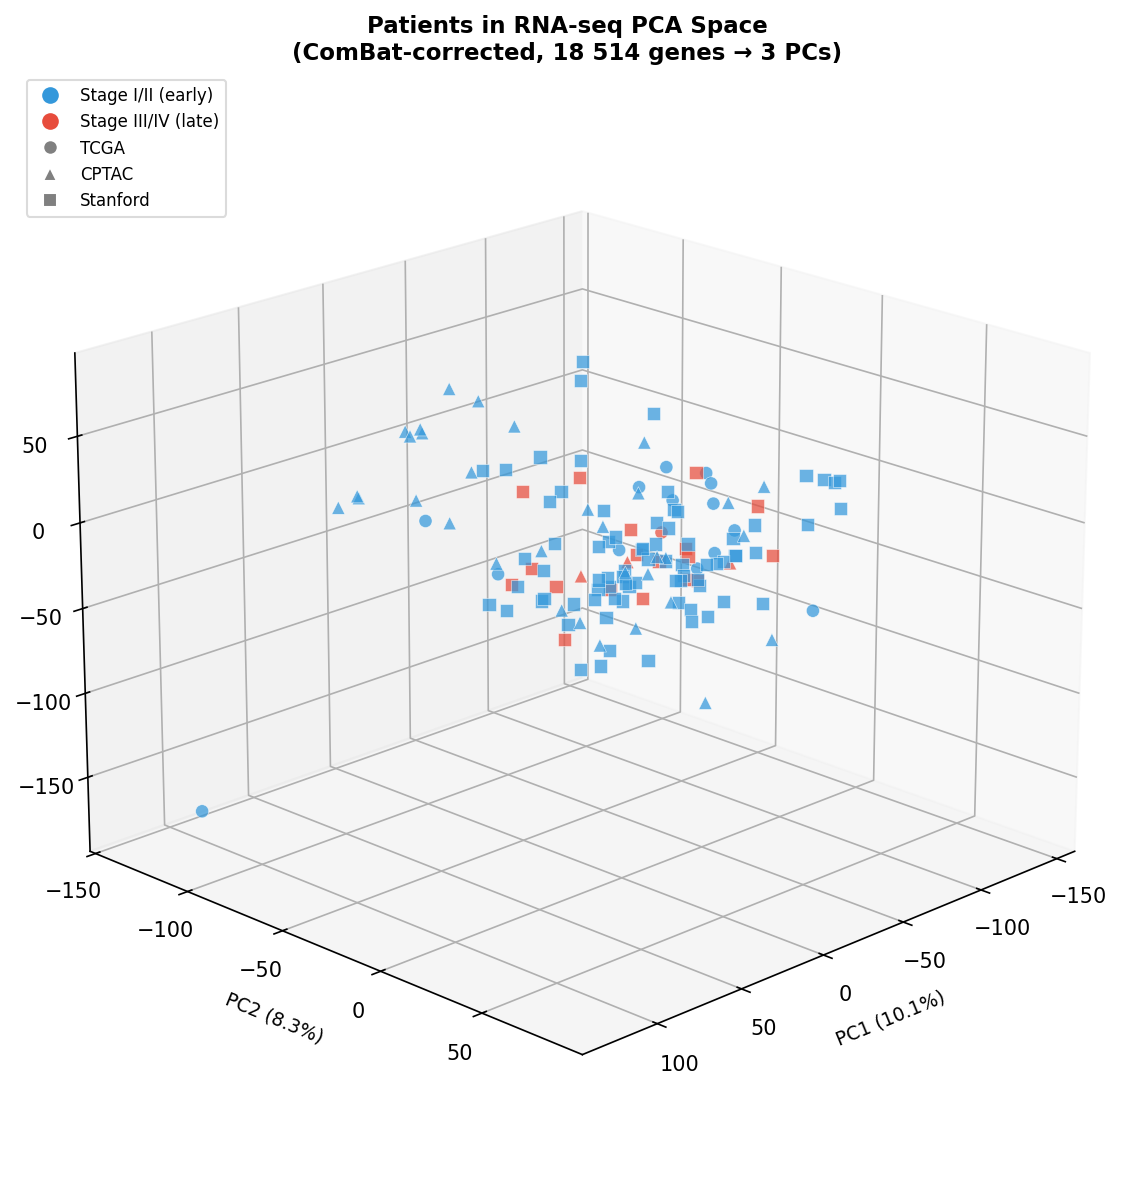

Write Python code to recreate this figure.
"""
3D PCA visualization of patients in genomic space, colored by LUAD staging label.

Shows whether RNA-seq expression alone partially separates early-stage (I/II)
from late-stage (III/IV) LUAD patients — the biological motivation for including
genomic embeddings in the multimodal model.

Outputs:
  genomic_3d_pca.png       — static 3D scatter (for paper)
  genomic_3d_pca.html      — interactive 3D scatter (for STS presentation)
"""

import numpy as np
import pandas as pd
import matplotlib
matplotlib.use("Agg")
import matplotlib.pyplot as plt
from mpl_toolkits.mplot3d import Axes3D          # noqa: F401
from sklearn.preprocessing import StandardScaler
from sklearn.decomposition import PCA

# ── Load data ─────────────────────────────────────────────────────────────────
X    = np.load("combat_corrected_matrix.npy")
pids = np.load("combat_patient_ids.npy", allow_pickle=True).tolist()

# Load staging labels from the real patient CSV
df = pd.read_csv("real_patient_data.csv")
# One label per patient (first slice row is enough)
patient_labels = (
    df.drop_duplicates(subset="patient_id")
      .set_index("patient_id")["has_condition"]
)

labels = np.array([patient_labels.get(p, np.nan) for p in pids])
valid  = ~np.isnan(labels)
X_v    = X[valid]
labels_v = labels[valid].astype(int)
pids_v   = [p for p, ok in zip(pids, valid) if ok]

print(f"Patients with labels: {valid.sum()}  "
      f"(Stage III/IV: {labels_v.sum()}, Stage I/II: {(labels_v==0).sum()})")

# ── PCA ───────────────────────────────────────────────────────────────────────
scaler = StandardScaler()
X_scaled = scaler.fit_transform(X_v)
pca = PCA(n_components=3, random_state=42)
coords = pca.fit_transform(X_scaled)
var = pca.explained_variance_ratio_ * 100
print(f"PC1={var[0]:.1f}%  PC2={var[1]:.1f}%  PC3={var[2]:.1f}%")

# ── Static matplotlib 3D scatter ──────────────────────────────────────────────
COLORS = {0: "#3498db", 1: "#e74c3c"}   # blue=early, red=late
STAGE  = {0: "Stage I/II (early)",  1: "Stage III/IV (late)"}
COHORT_MARKERS = {}   # filled in below

# Detect cohort from patient_id prefix for marker shape
def cohort(pid):
    if pid.startswith("TCGA"):   return "TCGA"
    if pid.startswith("C3"):     return "CPTAC"
    return "Stanford"

cohorts  = np.array([cohort(p) for p in pids_v])
markers  = {"TCGA": "o", "CPTAC": "^", "Stanford": "s"}

fig = plt.figure(figsize=(10, 8))
ax  = fig.add_subplot(111, projection="3d")

for lbl in [0, 1]:
    for coh, mk in markers.items():
        mask = (labels_v == lbl) & (cohorts == coh)
        if mask.sum() == 0:
            continue
        ax.scatter(
            coords[mask, 0], coords[mask, 1], coords[mask, 2],
            c=COLORS[lbl], marker=mk, s=40, alpha=0.72,
            edgecolors="white", linewidth=0.3,
            label=f"{STAGE[lbl]} · {coh}" if coh == "TCGA" else "_nolegend_"
        )

# Custom legend
from matplotlib.lines import Line2D
legend_elements = [
    Line2D([0],[0], marker="o", color="w", markerfacecolor=COLORS[0], markersize=9,
           label="Stage I/II (early)"),
    Line2D([0],[0], marker="o", color="w", markerfacecolor=COLORS[1], markersize=9,
           label="Stage III/IV (late)"),
    Line2D([0],[0], marker="o", color="w", markerfacecolor="grey", markersize=7, label="TCGA"),
    Line2D([0],[0], marker="^", color="w", markerfacecolor="grey", markersize=7, label="CPTAC"),
    Line2D([0],[0], marker="s", color="w", markerfacecolor="grey", markersize=7, label="Stanford"),
]
ax.legend(handles=legend_elements, loc="upper left", fontsize=8, framealpha=0.7)

ax.set_xlabel(f"PC1 ({var[0]:.1f}%)", fontsize=9, labelpad=6)
ax.set_ylabel(f"PC2 ({var[1]:.1f}%)", fontsize=9, labelpad=6)
ax.set_zlabel(f"PC3 ({var[2]:.1f}%)", fontsize=9, labelpad=6)
ax.set_title(
    "Patients in RNA-seq PCA Space\n"
    "(ComBat-corrected, 18 514 genes → 3 PCs)",
    fontsize=11, fontweight="bold"
)
ax.view_init(elev=20, azim=45)
plt.tight_layout()
plt.savefig("genomic_3d_pca.png", dpi=150, bbox_inches="tight")
print("Saved → genomic_3d_pca.png")

# ── Interactive HTML (pure JS, no dependencies) ───────────────────────────────
def rgb_hex(c): return c  # already hex

pts_json = []
for i, (pid, lbl, coh) in enumerate(zip(pids_v, labels_v, cohorts)):
    pts_json.append({
        "x": round(float(coords[i,0]),4),
        "y": round(float(coords[i,1]),4),
        "z": round(float(coords[i,2]),4),
        "label": int(lbl),
        "cohort": coh,
        "pid": pid,
    })

import json
pts_str = json.dumps(pts_json)

html = f"""<!DOCTYPE html>
<html>
<head>
<meta charset="utf-8">
<title>LUAD Genomic PCA — 3D</title>
<style>
  body {{ margin:0; background:#0f1117; color:#eee; font-family:sans-serif; }}
  canvas {{ display:block; }}
  #info {{ position:absolute; top:10px; left:10px; font-size:13px; }}
  #tooltip {{ position:absolute; display:none; background:rgba(0,0,0,0.8);
              padding:6px 10px; border-radius:6px; font-size:12px; pointer-events:none; }}
  #legend {{ position:absolute; bottom:20px; left:20px; font-size:12px; }}
  .dot {{ display:inline-block; width:10px; height:10px; border-radius:50%; margin-right:5px; }}
</style>
</head>
<body>
<canvas id="c"></canvas>
<div id="info">
  <b>LUAD Patients — RNA-seq PCA Space</b><br>
  <span style="color:#aaa">Drag to rotate · Scroll to zoom</span><br>
  PC1 {var[0]:.1f}%  PC2 {var[1]:.1f}%  PC3 {var[2]:.1f}%
</div>
<div id="tooltip"></div>
<div id="legend">
  <span class="dot" style="background:#3498db"></span>Stage I/II (early)&nbsp;&nbsp;
  <span class="dot" style="background:#e74c3c"></span>Stage III/IV (late)
</div>
<script>
const pts = {pts_str};
const canvas = document.getElementById('c');
const tooltip = document.getElementById('tooltip');
let W = window.innerWidth, H = window.innerHeight;
canvas.width = W; canvas.height = H;
const ctx = canvas.getContext('2d');

// Camera state
let rotX = 0.3, rotY = 0.6, zoom = 180;
let dragging = false, lastX, lastY;

canvas.addEventListener('mousedown', e => {{ dragging=true; lastX=e.clientX; lastY=e.clientY; }});
window.addEventListener('mouseup', () => dragging=false);
window.addEventListener('mousemove', e => {{
  if(dragging) {{ rotY += (e.clientX-lastX)*0.01; rotX += (e.clientY-lastY)*0.01; lastX=e.clientX; lastY=e.clientY; draw(); }}
  else {{ checkHover(e.clientX, e.clientY); }}
}});
canvas.addEventListener('wheel', e => {{ zoom -= e.deltaY*0.3; zoom=Math.max(60,Math.min(500,zoom)); draw(); }});
window.addEventListener('resize', () => {{ W=window.innerWidth; H=window.innerHeight; canvas.width=W; canvas.height=H; draw(); }});

function project(x,y,z) {{
  const cosX=Math.cos(rotX), sinX=Math.sin(rotX);
  const cosY=Math.cos(rotY), sinY=Math.sin(rotY);
  let y2 = y*cosX - z*sinX, z2 = y*sinX + z*cosX;
  let x2 = x*cosY + z2*sinY; z2 = -x*sinY + z2*cosY;
  const fov=zoom, d=3.5; const s=fov/(d+z2*0.04);
  return {{ sx: W/2+x2*s, sy: H/2-y2*s, depth: z2 }};
}}

// normalise coords
const xs=pts.map(p=>p.x), ys=pts.map(p=>p.y), zs=pts.map(p=>p.z);
const sc = 1/Math.max(...xs.map(Math.abs),...ys.map(Math.abs),...zs.map(Math.abs));

let projected = [];
function draw() {{
  ctx.fillStyle='#0f1117'; ctx.fillRect(0,0,W,H);
  projected = pts.map((p,i) => ({{...project(p.x*sc,p.y*sc,p.z*sc), i}}));
  projected.sort((a,b)=>a.depth-b.depth);
  for(const {{sx,sy,i}} of projected) {{
    const p=pts[i];
    const col = p.label===1 ? '#e74c3c' : '#3498db';
    ctx.beginPath(); ctx.arc(sx,sy,4,0,Math.PI*2);
    ctx.fillStyle=col+'cc'; ctx.fill();
    ctx.strokeStyle='rgba(255,255,255,0.25)'; ctx.lineWidth=0.5; ctx.stroke();
  }}
}}

function checkHover(mx,my) {{
  let best=null, bd=16;
  for(const {{sx,sy,i}} of projected) {{
    const d=Math.hypot(sx-mx,sy-my);
    if(d<bd){{ bd=d; best=i; }}
  }}
  if(best!==null) {{
    const p=pts[best];
    const stg=p.label===1?'Stage III/IV':'Stage I/II';
    tooltip.style.display='block';
    tooltip.style.left=(mx+12)+'px'; tooltip.style.top=(my-10)+'px';
    tooltip.innerHTML=`<b>${{p.pid}}</b><br>${{stg}}<br>${{p.cohort}}`;
  }} else {{
    tooltip.style.display='none';
  }}
}}

draw();
</script>
</body>
</html>"""

with open("genomic_3d_pca.html", "w") as f:
    f.write(html)
print("Saved → genomic_3d_pca.html  (open in browser — drag to rotate, hover for patient info)")
